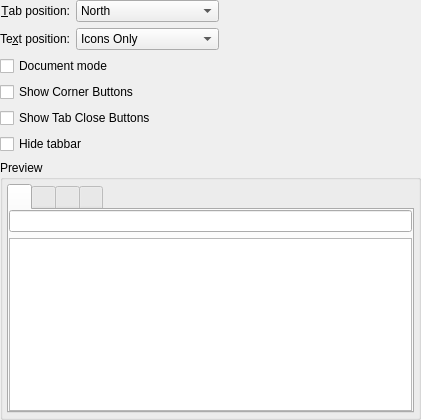
<?xml version="1.0" encoding="UTF-8"?>
<ui version="4.0">
 <class>TabDemoWidget</class>
 <widget class="QWidget" name="TabDemoWidget">
  <property name="geometry">
   <rect>
    <x>0</x>
    <y>0</y>
    <width>421</width>
    <height>420</height>
   </rect>
  </property>
  <layout class="QVBoxLayout" name="verticalLayout_5">
   <property name="leftMargin">
    <number>0</number>
   </property>
   <property name="topMargin">
    <number>0</number>
   </property>
   <property name="rightMargin">
    <number>0</number>
   </property>
   <property name="bottomMargin">
    <number>0</number>
   </property>
   <item>
    <layout class="QGridLayout" name="gridLayout">
     <item row="0" column="0">
      <widget class="QLabel" name="label">
       <property name="text">
        <string>&amp;Tab position:</string>
       </property>
       <property name="alignment">
        <set>Qt::AlignRight|Qt::AlignTrailing|Qt::AlignVCenter</set>
       </property>
       <property name="buddy">
        <cstring>tabPositionComboBox</cstring>
       </property>
      </widget>
     </item>
     <item row="0" column="1">
      <widget class="KComboBox" name="tabPositionComboBox">
       <item>
        <property name="text">
         <string>North</string>
        </property>
       </item>
       <item>
        <property name="text">
         <string>South</string>
        </property>
       </item>
       <item>
        <property name="text">
         <string>West</string>
        </property>
       </item>
       <item>
        <property name="text">
         <string>East</string>
        </property>
       </item>
      </widget>
     </item>
     <item row="0" column="2">
      <spacer name="horizontalSpacer">
       <property name="orientation">
        <enum>Qt::Horizontal</enum>
       </property>
       <property name="sizeHint" stdset="0">
        <size>
         <width>261</width>
         <height>20</height>
        </size>
       </property>
      </spacer>
     </item>
     <item row="1" column="0">
      <widget class="QLabel" name="label_2">
       <property name="text">
        <string>Te&amp;xt position:</string>
       </property>
       <property name="alignment">
        <set>Qt::AlignRight|Qt::AlignTrailing|Qt::AlignVCenter</set>
       </property>
       <property name="buddy">
        <cstring>textPositionComboBox</cstring>
       </property>
      </widget>
     </item>
     <item row="1" column="1">
      <widget class="KComboBox" name="textPositionComboBox">
       <item>
        <property name="text">
         <string>Icons Only</string>
        </property>
       </item>
       <item>
        <property name="text">
         <string>Text Only</string>
        </property>
       </item>
       <item>
        <property name="text">
         <string>Text Alongside Icons</string>
        </property>
       </item>
      </widget>
     </item>
    </layout>
   </item>
   <item>
    <widget class="QCheckBox" name="documentModeCheckBox">
     <property name="text">
      <string>Document mode</string>
     </property>
    </widget>
   </item>
   <item>
    <widget class="QCheckBox" name="cornerWidgetsCheckBox">
     <property name="text">
      <string>Show Corner Buttons</string>
     </property>
    </widget>
   </item>
   <item>
    <widget class="QCheckBox" name="tabCloseButtonsCheckBox">
     <property name="text">
      <string>Show Tab Close Buttons</string>
     </property>
    </widget>
   </item>
   <item>
    <widget class="QCheckBox" name="tabBarVisibilityCheckBox">
     <property name="text">
      <string>Hide tabbar</string>
     </property>
    </widget>
   </item>
   <item>
    <widget class="QGroupBox" name="groupBox">
     <property name="title">
      <string>Preview</string>
     </property>
     <layout class="QVBoxLayout" name="verticalLayout_3">
      <property name="leftMargin">
       <number>4</number>
      </property>
      <property name="topMargin">
       <number>4</number>
      </property>
      <property name="rightMargin">
       <number>4</number>
      </property>
      <property name="bottomMargin">
       <number>4</number>
      </property>
      <item>
       <widget class="Carbon::TabWidget" name="tabWidget">
        <property name="tabPosition">
         <enum>QTabWidget::North</enum>
        </property>
        <property name="currentIndex">
         <number>0</number>
        </property>
        <property name="documentMode">
         <bool>false</bool>
        </property>
        <widget class="QWidget" name="tab">
         <attribute name="title">
          <string/>
         </attribute>
         <layout class="QVBoxLayout" name="verticalLayout">
          <property name="leftMargin">
           <number>0</number>
          </property>
          <property name="topMargin">
           <number>0</number>
          </property>
          <property name="rightMargin">
           <number>0</number>
          </property>
          <property name="bottomMargin">
           <number>0</number>
          </property>
          <item>
           <widget class="KLineEdit" name="lineEdit">
            <property name="showClearButton" stdset="0">
             <bool>true</bool>
            </property>
           </widget>
          </item>
          <item>
           <widget class="QTextEdit" name="textEdit"/>
          </item>
         </layout>
        </widget>
        <widget class="QWidget" name="tab_3">
         <attribute name="title">
          <string/>
         </attribute>
        </widget>
        <widget class="QWidget" name="tab_4">
         <attribute name="title">
          <string/>
         </attribute>
         <layout class="QVBoxLayout" name="verticalLayout_4">
          <property name="leftMargin">
           <number>0</number>
          </property>
          <property name="topMargin">
           <number>0</number>
          </property>
          <property name="rightMargin">
           <number>0</number>
          </property>
          <property name="bottomMargin">
           <number>0</number>
          </property>
          <item>
           <spacer name="verticalSpacer">
            <property name="orientation">
             <enum>Qt::Vertical</enum>
            </property>
            <property name="sizeHint" stdset="0">
             <size>
              <width>20</width>
              <height>40</height>
             </size>
            </property>
           </spacer>
          </item>
          <item>
           <widget class="KLineEdit" name="lineEdit_2">
            <property name="showClearButton" stdset="0">
             <bool>true</bool>
            </property>
           </widget>
          </item>
         </layout>
        </widget>
        <widget class="QWidget" name="tab_2">
         <attribute name="title">
          <string/>
         </attribute>
         <layout class="QVBoxLayout" name="verticalLayout_2">
          <property name="leftMargin">
           <number>0</number>
          </property>
          <property name="topMargin">
           <number>0</number>
          </property>
          <property name="rightMargin">
           <number>0</number>
          </property>
          <property name="bottomMargin">
           <number>0</number>
          </property>
          <item>
           <widget class="QTextEdit" name="textEdit_2">
            <property name="frameShape">
             <enum>QFrame::NoFrame</enum>
            </property>
           </widget>
          </item>
         </layout>
        </widget>
       </widget>
      </item>
     </layout>
    </widget>
   </item>
  </layout>
 </widget>
 <customwidgets>
  <customwidget>
   <class>KLineEdit</class>
   <extends>QLineEdit</extends>
   <header>klineedit.h</header>
  </customwidget>
  <customwidget>
   <class>KComboBox</class>
   <extends>QComboBox</extends>
   <header>kcombobox.h</header>
  </customwidget>
  <customwidget>
   <class>Carbon::TabWidget</class>
   <extends>QTabWidget</extends>
   <header>carbontabwidget.h</header>
   <container>1</container>
  </customwidget>
 </customwidgets>
 <tabstops>
  <tabstop>tabPositionComboBox</tabstop>
  <tabstop>textPositionComboBox</tabstop>
  <tabstop>documentModeCheckBox</tabstop>
  <tabstop>cornerWidgetsCheckBox</tabstop>
  <tabstop>tabCloseButtonsCheckBox</tabstop>
  <tabstop>tabBarVisibilityCheckBox</tabstop>
  <tabstop>tabWidget</tabstop>
  <tabstop>lineEdit</tabstop>
  <tabstop>textEdit</tabstop>
  <tabstop>lineEdit_2</tabstop>
  <tabstop>textEdit_2</tabstop>
 </tabstops>
 <resources/>
 <connections/>
</ui>
